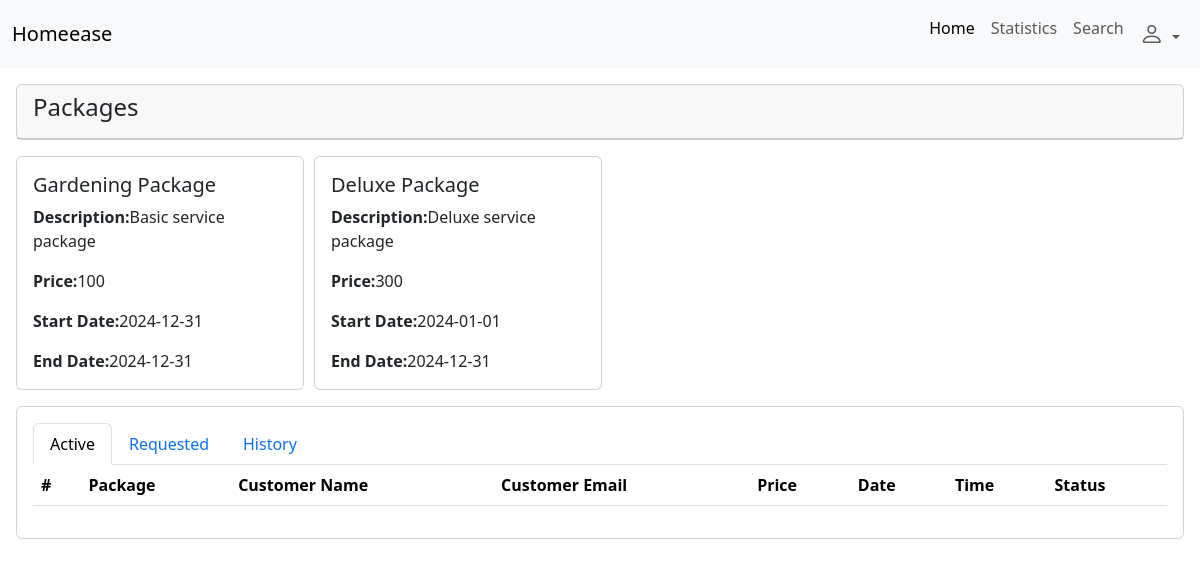
The page /admin/viewprofessional/1 (signed in) on the database as committed earlier.
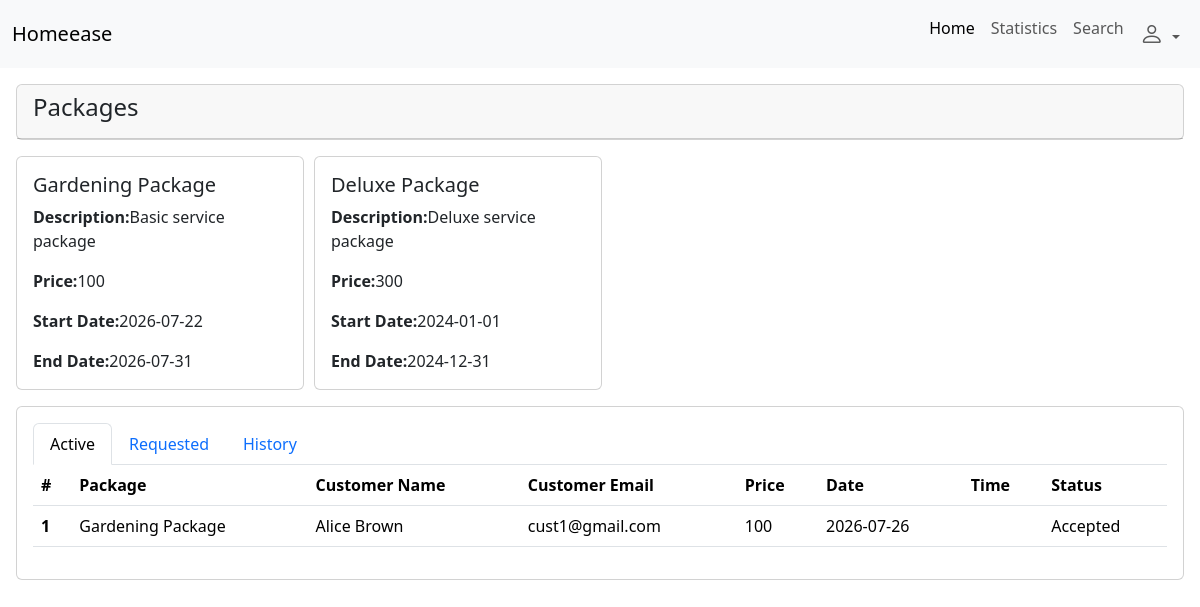
The same page on the database as committed later.
### backend/models.py (models this page shows, shortened)
class Package(db.Model):# table name package
    id = db.Column(db.Integer, primary_key =True , autoincrement=True)
    title = db.Column(db.String, unique=True , nullable=False)
    price = db.Column(db.String , nullable=False)
    description= db.Column(db.String , nullable=False)
    prof_id = db.Column(db.Integer ,db.ForeignKey("professional.id") , nullable=False ) # db.ForeignKey("tablename.attribute")
    status = db.Column(db.String, nullable=False)
    start_date = db.Column(db.Date , nullable =False)
    end_date = db.Column(db.Date , nullable =False)
    bookings = db.relationship("Booking", backref="package",cascade="all, delete-orphan", lazy=True)

class Booking(db.Model):
    id = db.Column(db.Integer, primary_key =True , autoincrement=True)
    total_price = db.Column(db.String , nullable=False)
    start_time = db.Column(db.Time , nullable =False)
    end_time = db.Column(db.Time)
    date = db.Column(db.Date , nullable =False)
    status = db.Column(db.String, nullable=False)
    prof_id = db.Column(db.Integer ,db.ForeignKey("professional.id") , nullable=False )
    pack_id =  db.Column(db.Integer ,db.ForeignKey("package.id") , nullable=False )
    cust_id = db.Column(db.Integer ,db.ForeignKey("customer.id") , nullable=False)

class Customer(db.Model,UserMixin):
    id = db.Column(db.Integer, primary_key =True , autoincrement=True)
    email = db.Column(db.String, unique=True , nullable=False)
    password = db.Column(db.String , nullable=False)
    name = db.Column(db.String , nullable=False)
    address = db.Column(db.String, nullable=False)
    mobile = db.Column(db.String, nullable=False)
    status = db.Column(db.String, nullable=False)
    bookings = db.relationship("Booking", backref="customer",cascade="all, delete-orphan", lazy=True)

### backend/routes.py (the view)
@app.route("/admin/viewprofessional/<int:prof_id>", methods=["GET","POST"])
@login_required
def view_prf(prof_id):
    packs=db.session.query(Package).filter_by(prof_id=prof_id).all()
    bookings=db.session.query(Booking).filter_by(prof_id=prof_id).all()
    return render_template("admin/viewprofessional.html",packages=packs,bookings=bookings)

### app.py (called while the page is built)
def create_app():
    app=Flask(__name__)
    app.config["SQLALCHEMY_DATABASE_URI"]="sqlite:///mydb.sqlite3"
    app.config["SECRET_KEY"]="mysecretkey"
    loginmanager=LoginManager(app)
    @loginmanager.user_loader
    def load_user(email):
        obj=db.session.query(Professional).filter_by(email=email).first() or db.session.query(Customer).filter_by(email=email).first() or db.session.query(Admin).filter_by(email=email).first()
        return obj
    db.init_app(app)
    app.app_context().push()
    return app

### templates/admin/viewprofessional.html (shortened to what the changed rows need)
<!doctype html>
<html lang="en">
<head>
    <link href="https://cdn.jsdelivr.net/npm/bootstrap@5.3.8/dist/css/bootstrap.min.css" rel="stylesheet"
>
    <link rel="stylesheet" href="https://cdn.jsdelivr.net/npm/bootstrap-icons@1.13.1/font/bootstrap-icons.min.css">
</head>
<body>
    <div class="card-body ms-3 mt-3 me-3 mb-3">
        <div class="row">
            {% for package in packages %}
            <div class="col-3">
                <div class="card" style="width: 18rem;">
                    <div class="card-body">
                        <h5 class="card-title">{{package.title}}</h5>
                        <p class="card-text"><strong>Description:</strong>{{package.description}} </p>
                        <p class="card-text"><strong>Price:</strong>{{package.price}}</p>
                        <p class="card-text"><strong>Start Date:</strong>{{package.start_date}}</p>
                        <p class="card-text"><strong>End Date:</strong>{{package.end_date}}</p>
                    </div>
                </div>
            </div>
            {% endfor %}
        </div>
    </div>
    <div class="card ms-3 me-3 mt-3">
        <div class="card-body">
            <div class="tab-content" id="myTabContent">
                <div class="tab-pane fade show active" id="pills-accepted-booking" role="tabpanel"
                    aria-labelledby="home-tab" tabindex="0">
                    <table class="table">
                        <thead>
                            <tr>
                                <th scope="col">#</th>
                                <th scope="col">Package</th>
                                <th scope="col">Customer Name</th>
                                <th scope="col">Customer Email</th>
                                <th scope="col">Price</th>
                                <th scope="col">Date</th>
                                <th scope="col">Time</th>
                                <th scope="col">Status</th>
                            </tr>
                        </thead>
                        <tbody>
                            {% for booking in bookings %}
                            {% if booking.status=="Accepted" %}
                            <tr>
                                <th scope="row">1</th>
                                <td>{{booking.package.title}}</td>
                                <td>{{booking.customer.name}}</td>
                                <td>{{booking.customer.email}}</td>
                                <td>{{booking.package.price}}</td>
                                <td>{{booking.date}}</td>
                                <td>{{booking.time}}</td>
                                <td>{{booking.status}}</td>
                            </tr>
                            {% endif %}
                            {% endfor %}
                        </tbody>
                    </table>
                </div>
            </div>
        </div>
    </div>
</body>
</html>

Rows that differ between the two databases and show on the page:
changed Package "Gardening Package": start_date "2024-12-31" → "2026-07-22"; end_date "2024-12-31" → "2026-07-31"
added Booking: package "Gardening Package", customer.name "Alice Brown", customer.email "cust1@gmail.com", package.price "100", date "2026-07-26", status "Accepted"
